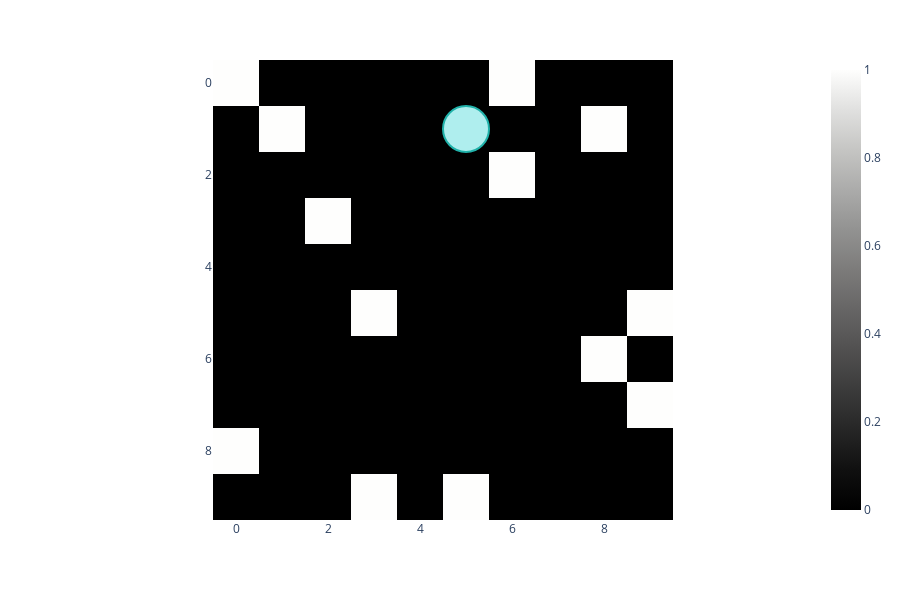

The code cell stored with this chart in its notebook:
### Code cell
# plot basic grid

fig=px.imshow(maze.grid, zmin= 0, zmax =1, color_continuous_scale=px.colors.sequential.gray)	
fig.update_yaxes(range=[9,0])
# See https://plot.ly/python/hover-text-and-formatting/#customize-tooltip-text-with-a-hovertemplate
agt_loc = maze.cur_state
print(agt_loc)
# Add shapes
fig.add_shape(# filled circle
    go.layout.Shape(
        type="circle",
        xref="x",
        yref="y",
        fillcolor="PaleTurquoise",
        x0=agt_loc[0]-0.5,
        y0=agt_loc[1]-0.5,
        x1=agt_loc[0]+0.5,
        y1=agt_loc[1]+0.5,
        line_color="LightSeaGreen",
    ),
)

fig.update_traces(hovertemplate="x: %{x} <br> y: %{y} <br> z: %{z} <br> color: %{color}")

fig.show()

### Figure 1 — Plotly figure (JSON) as saved in the notebook; plotly's stock layout.template omitted (floating-point values rounded to 4 significant figures)
{"data": [{"coloraxis": "coloraxis", "hovertemplate": "x: %{x} <br> y: %{y} <br> z: %{z} <br> color: %{color}", "type": "heatmap", "z": [[1, 0, 0, 0, 0, 0, 1, 0, 0, 0], [0, 1, 0, 0, 0, 0, 0, 0, 1, 0], [0, 0, 0, 0, 0, 0, 1, 0, 0, 0], [0, 0, 1, 0, 0, 0, 0, 0, 0, 0], [0, 0, 0, 0, 0, 0, 0, 0, 0, 0], [0, 0, 0, 1, 0, 0, 0, 0, 0, 1], [0, 0, 0, 0, 0, 0, 0, 0, 1, 0], [0, 0, 0, 0, 0, 0, 0, 0, 0, 1], [1, 0, 0, 0, 0, 0, 0, 0, 0, 0], [0, 0, 0, 1, 0, 1, 0, 0, 0, 0]], "zmax": 1, "zmin": 0}], "layout": {"coloraxis": {"colorscale": [[0, "rgb(0, 0, 0)"], [0.09091, "rgb(16, 16, 16)"], [0.1818, "rgb(38, 38, 38)"], [0.2727, "rgb(59, 59, 59)"], [0.3636, "rgb(81, 80, 80)"], [0.4545, "rgb(102, 101, 101)"], [0.5455, "rgb(124, 123, 122)"], [0.6364, "rgb(146, 146, 145)"], [0.7273, "rgb(171, 171, 170)"], [0.8182, "rgb(197, 197, 195)"], [0.9091, "rgb(224, 224, 223)"], [1, "rgb(254, 254, 253)"]]}, "height": 600, "margin": {"t": 60}, "shapes": [{"fillcolor": "PaleTurquoise", "line": {"color": "LightSeaGreen"}, "type": "circle", "x0": 4.5, "x1": 5.5, "xref": "x", "y0": 0.5, "y1": 1.5, "yref": "y"}], "xaxis": {"constrain": "domain", "scaleanchor": "y"}, "yaxis": {"autorange": "reversed", "constrain": "domain", "range": [9, 0]}}}
